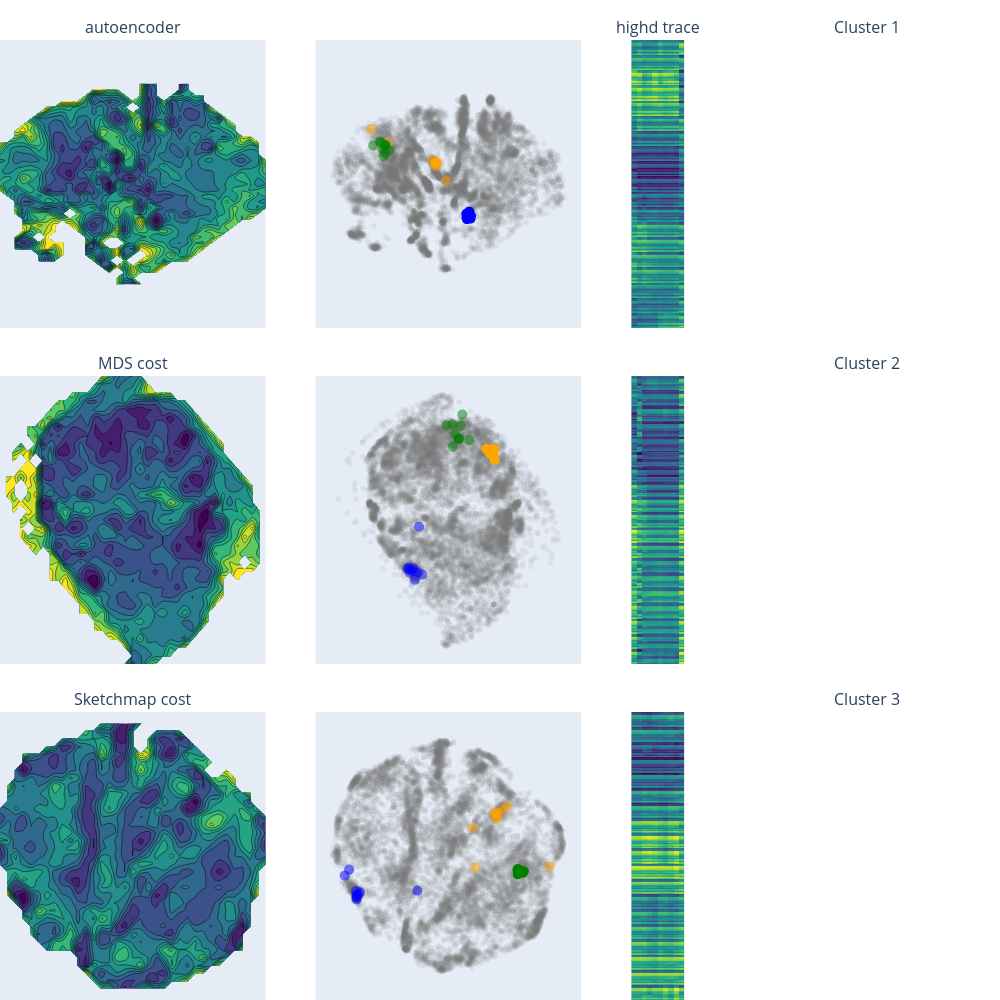

Source (notebook cell):
### Markdown cell above
### Final image

### Code cell
from encodermap.plot.plotting import _plot_free_energy
from PIL import Image

fig = make_subplots(
    cols=4,
    rows=3,
    subplot_titles=[
        "autoencoder", "", "highd trace", "Cluster 1",
        "MDS cost", "", "", "Cluster 2",
        "Sketchmap cost", "", "", "Cluster 3",
    ],
    column_widths=[1, 1, 0.2, 1],
    horizontal_spacing=0.05,
    vertical_spacing=0.05,
)

for i, (datasource, autoencoder_class) in enumerate(
    zip(
        ["autoencoder", "mds", "encodermap"],
        [autoencoder, autoencoder_with_mds, emap],
    )
):
    highd_data = H1Ub_trajs.SASA_dists
    lowd_data = autoencoder_class.encode(highd_data)
    fig.add_trace(
        _plot_free_energy(
            x=lowd_data[:, 0],
            y=lowd_data[:, 1],
            bins=35
        ),
        row=1+i,
        col=1,
    )

    fig.add_trace(
        go.Scattergl(
            x=lowd_data[::5, 0],
            y=lowd_data[::5, 1],
            marker_color="rgba(120, 120, 120, 0.1)",
            mode="markers",
            name="",
            showlegend=False,
        ),
        row=i+1,
        col=2,
    )

    for j, (cluster_source, cluster_color) in enumerate(
        zip(
            ["autoencoder", "mds", "encodermap"],
            ["blue", "orange", "green"],
        )
    ):
        cluster_traj = em.load(figure_3_trained_nn_dir / f"{cluster_source}/clusters/cluster0/cluster_0.h5")
        cluster_highd = cluster_traj.SASA_dists
        cluster_lowd = autoencoder_class.encode(cluster_highd)

        fig.add_trace(
            go.Scattergl(
                x=cluster_lowd[:, 0],
                y=cluster_lowd[:, 1],
                marker_color=cluster_color,
                marker_opacity=1.0 if j == i else 0.5,
                marker_size=10,
                mode="markers",
                name="",
                showlegend=False,
            ),
            row=i+1,
            col=2,
        )

        # highd trace
        if i == j:
            fig.add_trace(
                go.Heatmap(
                    z=cluster_highd.T,
                    showlegend=False,
                    showscale=False,
                    colorscale="Viridis",
                    hoverinfo="skip",
                    name="",
                    hovertemplate="",
                ),
                row=i+1,
                col=3,
            )

    # image
    # image_file = figure_3_trained_nn_dir / f"{datasource}/clusters/cluster0/cluster_0_chimeraX_render.png"
    # with Image.open(image_file) as img:
    #     fig.add_trace(
    #         go.Image(z=np.asarray(img)),
    #         row=i+1,
    #         col=4,
    #     )
    
showstuff = False
fig.for_each_xaxis(lambda x: x.update(showgrid=showstuff, showline=showstuff, zeroline=showstuff, showticklabels=showstuff))
fig.for_each_yaxis(lambda x: x.update(showgrid=showstuff, showline=showstuff, zeroline=showstuff, showticklabels=showstuff))
scales = {}
identifier = 1
for row in range(1, 4):
    for col in range(1, 5):
        if col in [1, 2] and row in [1, 2, 3]:
            scales[f"yaxis{identifier}"] = {
                "scaleanchor": f"x{identifier}",
                "scaleratio": 1,
            }
        identifier += 1
fig.update_layout(
    {
        "width": 1000,
        "height": 1000,
        "margin": dict(t=40, b=0, r=0, l=0),
    } | scales,
)
# fig.write_image(figure_3_trained_nn_dir / "figure3.svg", scale=2)
# fig.write_image(figure_3_trained_nn_dir / "figure3.png", scale=2)
fig.show()

### Figure 1 — Plotly figure (JSON) as saved in the notebook; plotly's stock layout.template omitted (floating-point values rounded to 4 significant figures; data arrays with more than 128 entries replaced by an {"elided": "..."} marker saying what was removed)
{"data": [{"autocontour": true, "colorbar": {"title": {"text": "free energy / kT"}}, "colorscale": [[0, "#440154"], [0.1111, "#482878"], [0.2222, "#3e4989"], [0.3333, "#31688e"], [0.4444, "#26828e"], [0.5556, "#1f9e89"], [0.6667, "#35b779"], [0.7778, "#6ece58"], [0.8889, "#b5de2b"], [1, "#fde725"]], "contours": {"end": 6.5, "size": 0.5, "start": 0.5}, "hoverinfo": "none", "name": "Lowd projection", "showscale": false, "type": "contour", "x": [-8.781, -8.27, -7.759, -7.249, -6.738, -6.227, -5.717, -5.206, -4.695, -4.184, -3.674, -3.163, -2.652, -2.142, -1.631, -1.12, -0.6094, -0.09863, 0.4121, 0.9228, 1.434, 1.944, 2.455, 2.966, 3.476, 3.987, 4.498, 5.009, 5.519, 6.03, 6.541, 7.051, 7.562, 8.073, 8.584], "xaxis": "x", "y": [-4.438, -4.052, -3.667, -3.282, -2.897, -2.512, -2.127, -1.742, -1.356, -0.9712, -0.5861, -0.2009, 0.1842, 0.5694, 0.9545, 1.34, 1.725, 2.11, 2.495, 2.88, 3.265, 3.651, 4.036, 4.421, 4.806, 5.191, 5.576, 5.961, 6.347, 6.732, 7.117, 7.502, 7.887, 8.272, 8.658], "yaxis": "y", "z": {"elided": "35x35 float values"}}, {"marker": {"color": "rgba(120, 120, 120, 0.1)"}, "mode": "markers", "name": "", "showlegend": false, "type": "scattergl", "x": {"elided": "11066 float values"}, "xaxis": "x2", "y": {"elided": "11066 float values"}, "yaxis": "y2"}, {"marker": {"color": "blue", "opacity": 1, "size": 10}, "mode": "markers", "name": "", "showlegend": false, "type": "scattergl", "x": [1.256, 1.565, 1.466, 1.48, 1.404, 1.503, 1.268, 1.302, 1.59, 1.603], "xaxis": "x2", "y": [-0.1812, -0.5494, -0.02223, -0.1179, -0.362, -0.5006, -0.4998, -0.5945, -0.3703, -0.3549], "yaxis": "y2"}, {"colorscale": [[0, "#440154"], [0.1111, "#482878"], [0.2222, "#3e4989"], [0.3333, "#31688e"], [0.4444, "#26828e"], [0.5556, "#1f9e89"], [0.6667, "#35b779"], [0.7778, "#6ece58"], [0.8889, "#b5de2b"], [1, "#fde725"]], "hoverinfo": "skip", "hovertemplate": "", "name": "", "showlegend": false, "showscale": false, "type": "heatmap", "xaxis": "x3", "yaxis": "y3", "z": {"elided": "304x10 float values"}}, {"marker": {"color": "orange", "opacity": 0.5, "size": 10}, "mode": "markers", "name": "", "showlegend": false, "type": "scattergl", "x": [-4.761, -0.3163, -1.37, -1.124, -1.066, -0.968, -1.073, -1.079, -1.146, -6.076], "xaxis": "x2", "y": [5.304, 2.365, 3.932, 3.786, 3.79, 3.733, 3.726, 3.498, 3.636, 6.331], "yaxis": "y2"}, {"marker": {"color": "green", "opacity": 0.5, "size": 10}, "mode": "markers", "name": "", "showlegend": false, "type": "scattergl", "x": [-4.963, -4.98, -5.332, -4.987, -5.106, -4.967, -4.682, -5.16, -5.911, -5.402], "xaxis": "x2", "y": [5.087, 5.094, 5.308, 4.498, 4.227, 5.068, 4.69, 4.778, 5.065, 5.366], "yaxis": "y2"}, {"autocontour": true, "colorbar": {"title": {"text": "free energy / kT"}}, "colorscale": [[0, "#440154"], [0.1111, "#482878"], [0.2222, "#3e4989"], [0.3333, "#31688e"], [0.4444, "#26828e"], [0.5556, "#1f9e89"], [0.6667, "#35b779"], [0.7778, "#6ece58"], [0.8889, "#b5de2b"], [1, "#fde725"]], "contours": {"end": 6, "size": 0.5, "start": 0.5}, "hoverinfo": "none", "name": "Lowd projection", "showscale": false, "type": "contour", "x": [-23.41, -22.02, -20.63, -19.24, -17.85, -16.46, -15.08, -13.69, -12.3, -10.91, -9.521, -8.133, -6.744, -5.356, -3.967, -2.579, -1.19, 0.1981, 1.587, 2.975, 4.364, 5.752, 7.141, 8.529, 9.918, 11.31, 12.69, 14.08, 15.47, 16.86, 18.25, 19.64, 21.03, 22.41, 23.8], "xaxis": "x5", "y": [-27.37, -25.79, -24.22, -22.64, -21.07, -19.49, -17.91, -16.34, -14.76, -13.19, -11.61, -10.04, -8.461, -6.886, -5.31, -3.734, -2.159, -0.5834, 0.9921, 2.568, 4.143, 5.719, 7.294, 8.87, 10.45, 12.02, 13.6, 15.17, 16.75, 18.32, 19.9, 21.47, 23.05, 24.63, 26.2], "yaxis": "y5", "z": {"elided": "35x35 float values"}}, {"marker": {"color": "rgba(120, 120, 120, 0.1)"}, "mode": "markers", "name": "", "showlegend": false, "type": "scattergl", "x": {"elided": "11066 float values"}, "xaxis": "x6", "y": {"elided": "11066 float values"}, "yaxis": "y6"}, {"marker": {"color": "blue", "opacity": 0.5, "size": 10}, "mode": "markers", "name": "", "showlegend": false, "type": "scattergl", "x": [-5.178, -6.777, -6.168, -7.052, -7.022, -7.688, -8.114, -8.36, -7.903, -5.849], "xaxis": "x6", "y": [-12.42, -13.57, -11.94, -11.07, -11.68, -11.42, -10.85, -11.22, -11.98, -1.983], "yaxis": "y6"}, {"marker": {"color": "orange", "opacity": 1, "size": 10}, "mode": "markers", "name": "", "showlegend": false, "type": "scattergl", "x": [10.56, 10.65, 8.857, 9.546, 9.949, 9.666, 10.28, 9.53, 10.01, 10.17], "xaxis": "x6", "y": [14.97, 12.66, 15.04, 14.32, 13.92, 13.99, 14.27, 14.67, 14.88, 14.92], "yaxis": "y6"}, {"colorscale": [[0, "#440154"], [0.1111, "#482878"], [0.2222, "#3e4989"], [0.3333, "#31688e"], [0.4444, "#26828e"], [0.5556, "#1f9e89"], [0.6667, "#35b779"], [0.7778, "#6ece58"], [0.8889, "#b5de2b"], [1, "#fde725"]], "hoverinfo": "skip", "hovertemplate": "", "name": "", "showlegend": false, "showscale": false, "type": "heatmap", "xaxis": "x7", "yaxis": "y7", "z": {"elided": "304x10 float values"}}, {"marker": {"color": "green", "opacity": 0.5, "size": 10}, "mode": "markers", "name": "", "showlegend": false, "type": "scattergl", "x": [2.877, 2.782, 3.184, 1.386, 0.1113, 2.761, 1.49, 1.989, 3.57, 5.096], "xaxis": "x6", "y": [17.34, 17.33, 20.05, 20.42, 20.13, 17.14, 15.52, 18.31, 22.55, 16.98], "yaxis": "y6"}, {"autocontour": true, "colorbar": {"title": {"text": "free energy / kT"}}, "colorscale": [[0, "#440154"], [0.1111, "#482878"], [0.2222, "#3e4989"], [0.3333, "#31688e"], [0.4444, "#26828e"], [0.5556, "#1f9e89"], [0.6667, "#35b779"], [0.7778, "#6ece58"], [0.8889, "#b5de2b"], [1, "#fde725"]], "contours": {"end": 6, "size": 0.5, "start": 0.5}, "hoverinfo": "none", "name": "Lowd projection", "showscale": false, "type": "contour", "x": [-23.2, -21.74, -20.28, -18.82, -17.36, -15.9, -14.44, -12.98, -11.52, -10.06, -8.597, -7.137, -5.677, -4.216, -2.756, -1.295, 0.1649, 1.625, 3.086, 4.546, 6.006, 7.467, 8.927, 10.39, 11.85, 13.31, 14.77, 16.23, 17.69, 19.15, 20.61, 22.07, 23.53, 24.99, 26.45], "xaxis": "x9", "y": [-22.65, -21.2, -19.74, -18.28, -16.82, -15.36, -13.91, -12.45, -10.99, -9.531, -8.073, -6.615, -5.157, -3.699, -2.241, -0.783, 0.6751, 2.133, 3.591, 5.049, 6.507, 7.966, 9.424, 10.88, 12.34, 13.8, 15.26, 16.71, 18.17, 19.63, 21.09, 22.55, 24.0, 25.46, 26.92], "yaxis": "y9", "z": {"elided": "35x35 float values"}}, {"marker": {"color": "rgba(120, 120, 120, 0.1)"}, "mode": "markers", "name": "", "showlegend": false, "type": "scattergl", "x": {"elided": "11066 float values"}, "xaxis": "x10", "y": {"elided": "11066 float values"}, "yaxis": "y10"}, {"marker": {"color": "blue", "opacity": 0.5, "size": 10}, "mode": "markers", "name": "", "showlegend": false, "type": "scattergl", "x": [-20.2, -18.13, -21.17, -18.66, -17.8, -18.48, -18.59, -18.55, -18.6, -5.172], "xaxis": "x10", "y": [-0.8727, -6.338, -2.191, -5.554, -5.879, -6.665, -7.053, -7.42, -6.408, -5.484], "yaxis": "y10"}, {"marker": {"color": "orange", "opacity": 0.5, "size": 10}, "mode": "markers", "name": "", "showlegend": false, "type": "scattergl", "x": [23.98, 7.0, 14.67, 13.62, 12.06, 12.59, 11.8, 12.49, 12.2, 7.618], "xaxis": "x10", "y": [-0.1636, 8.385, 13.1, 12.33, 11.63, 11.68, 11.53, 10.7, 10.29, -0.423], "yaxis": "y10"}, {"marker": {"color": "green", "opacity": 1, "size": 10}, "mode": "markers", "name": "", "showlegend": false, "type": "scattergl", "x": [17.86, 17.75, 16.91, 18.09, 16.96, 17.72, 18.31, 17.01, 18.01, 17.74], "xaxis": "x10", "y": [-1.226, -1.359, -0.9018, -1.572, -1.907, -1.235, -1.26, -0.7272, -1.274, -1.115], "yaxis": "y10"}, {"colorscale": [[0, "#440154"], [0.1111, "#482878"], [0.2222, "#3e4989"], [0.3333, "#31688e"], [0.4444, "#26828e"], [0.5556, "#1f9e89"], [0.6667, "#35b779"], [0.7778, "#6ece58"], [0.8889, "#b5de2b"], [1, "#fde725"]], "hoverinfo": "skip", "hovertemplate": "", "name": "", "showlegend": false, "showscale": false, "type": "heatmap", "xaxis": "x11", "yaxis": "y11", "z": {"elided": "304x10 float values"}}], "layout": {"annotations": [{"font": {"size": 16}, "showarrow": false, "text": "autoencoder", "x": 0.1328, "xanchor": "center", "xref": "paper", "y": 1, "yanchor": "bottom", "yref": "paper"}, {"font": {"size": 16}, "showarrow": false, "text": "highd trace", "x": 0.6578, "xanchor": "center", "xref": "paper", "y": 1, "yanchor": "bottom", "yref": "paper"}, {"font": {"size": 16}, "showarrow": false, "text": "Cluster 1", "x": 0.8672, "xanchor": "center", "xref": "paper", "y": 1, "yanchor": "bottom", "yref": "paper"}, {"font": {"size": 16}, "showarrow": false, "text": "MDS cost", "x": 0.1328, "xanchor": "center", "xref": "paper", "y": 0.65, "yanchor": "bottom", "yref": "paper"}, {"font": {"size": 16}, "showarrow": false, "text": "Cluster 2", "x": 0.8672, "xanchor": "center", "xref": "paper", "y": 0.65, "yanchor": "bottom", "yref": "paper"}, {"font": {"size": 16}, "showarrow": false, "text": "Sketchmap cost", "x": 0.1328, "xanchor": "center", "xref": "paper", "y": 0.3, "yanchor": "bottom", "yref": "paper"}, {"font": {"size": 16}, "showarrow": false, "text": "Cluster 3", "x": 0.8672, "xanchor": "center", "xref": "paper", "y": 0.3, "yanchor": "bottom", "yref": "paper"}], "height": 1000, "margin": {"b": 0, "l": 0, "r": 0, "t": 40}, "width": 1000, "xaxis": {"anchor": "y", "autorange": true, "domain": [0, 0.2656], "range": [-8.781, 8.584], "showgrid": false, "showline": false, "showticklabels": false, "type": "linear", "zeroline": false}, "xaxis10": {"anchor": "y10", "autorange": true, "domain": [0.3156, 0.5813], "range": [-27.61, 30.91], "showgrid": false, "showline": false, "showticklabels": false, "type": "linear", "zeroline": false}, "xaxis11": {"anchor": "y11", "autorange": true, "domain": [0.6312, 0.6844], "range": [-0.5, 9.5], "showgrid": false, "showline": false, "showticklabels": false, "zeroline": false}, "xaxis12": {"anchor": "y12", "domain": [0.7344, 1], "showgrid": false, "showline": false, "showticklabels": false, "zeroline": false}, "xaxis2": {"anchor": "y2", "autorange": true, "domain": [0.3156, 0.5813], "range": [-10.34, 10.06], "showgrid": false, "showline": false, "showticklabels": false, "type": "linear", "zeroline": false}, "xaxis3": {"anchor": "y3", "autorange": true, "domain": [0.6312, 0.6844], "range": [-0.5, 9.5], "showgrid": false, "showline": false, "showticklabels": false, "zeroline": false}, "xaxis4": {"anchor": "y4", "domain": [0.7344, 1], "showgrid": false, "showline": false, "showticklabels": false, "zeroline": false}, "xaxis5": {"anchor": "y5", "autorange": true, "domain": [0, 0.2656], "range": [-24.51, 24.9], "showgrid": false, "showline": false, "showticklabels": false, "type": "linear", "zeroline": false}, "xaxis6": {"anchor": "y6", "autorange": true, "domain": [0.3156, 0.5813], "range": [-28.47, 29.49], "showgrid": false, "showline": false, "showticklabels": false, "type": "linear", "zeroline": false}, "xaxis7": {"anchor": "y7", "autorange": true, "domain": [0.6312, 0.6844], "range": [-0.5, 9.5], "showgrid": false, "showline": false, "showticklabels": false, "zeroline": false}, "xaxis8": {"anchor": "y8", "domain": [0.7344, 1], "showgrid": false, "showline": false, "showticklabels": false, "zeroline": false}, "xaxis9": {"anchor": "y9", "autorange": true, "domain": [0, 0.2656], "range": [-23.2, 26.45], "showgrid": false, "showline": false, "showticklabels": false, "type": "linear", "zeroline": false}, "yaxis": {"anchor": "x", "autorange": true, "domain": [0.7, 1], "range": [-7.304, 11.52], "scaleanchor": "x", "scaleratio": 1, "showgrid": false, "showline": false, "showticklabels": false, "type": "linear", "zeroline": false}, "yaxis10": {"anchor": "x10", "autorange": true, "domain": [0, 0.3], "range": [-29.6, 33.85], "scaleanchor": "x10", "scaleratio": 1, "showgrid": false, "showline": false, "showticklabels": false, "type": "linear", "zeroline": false}, "yaxis11": {"anchor": "x11", "autorange": true, "domain": [0, 0.3], "range": [-0.5, 303.5], "showgrid": false, "showline": false, "showticklabels": false, "zeroline": false}, "yaxis12": {"anchor": "x12", "domain": [0, 0.3], "showgrid": false, "showline": false, "showticklabels": false, "zeroline": false}, "yaxis2": {"anchor": "x2", "autorange": true, "domain": [0.7, 1], "range": [-8.958, 13.17], "scaleanchor": "x2", "scaleratio": 1, "showgrid": false, "showline": false, "showticklabels": false, "type": "linear", "zeroline": false}, "yaxis3": {"anchor": "x3", "autorange": true, "domain": [0.7, 1], "range": [-0.5, 303.5], "showgrid": false, "showline": false, "showticklabels": false, "zeroline": false}, "yaxis4": {"anchor": "x4", "domain": [0.7, 1], "showgrid": false, "showline": false, "showticklabels": false, "zeroline": false}, "yaxis5": {"anchor": "x5", "autorange": true, "domain": [0.35, 0.65], "range": [-27.37, 26.2], "scaleanchor": "x5", "scaleratio": 1, "showgrid": false, "showline": false, "showticklabels": false, "type": "linear", "zeroline": false}, "yaxis6": {"anchor": "x6", "autorange": true, "domain": [0.35, 0.65], "range": [-31.99, 30.85], "scaleanchor": "x6", "scaleratio": 1, "showgrid": false, "showline": false, "showticklabels": false, "type": "linear", "zeroline": false}, "yaxis7": {"anchor": "x7", "autorange": true, "domain": [0.35, 0.65], "range": [-0.5, 303.5], "showgrid": false, "showline": false, "showticklabels": false, "zeroline": false}, "yaxis8": {"anchor": "x8", "domain": [0.35, 0.65], "showgrid": false, "showline": false, "showticklabels": false, "zeroline": false}, "yaxis9": {"anchor": "x9", "autorange": true, "domain": [0, 0.3], "range": [-24.78, 29.05], "scaleanchor": "x9", "scaleratio": 1, "showgrid": false, "showline": false, "showticklabels": false, "type": "linear", "zeroline": false}}}
